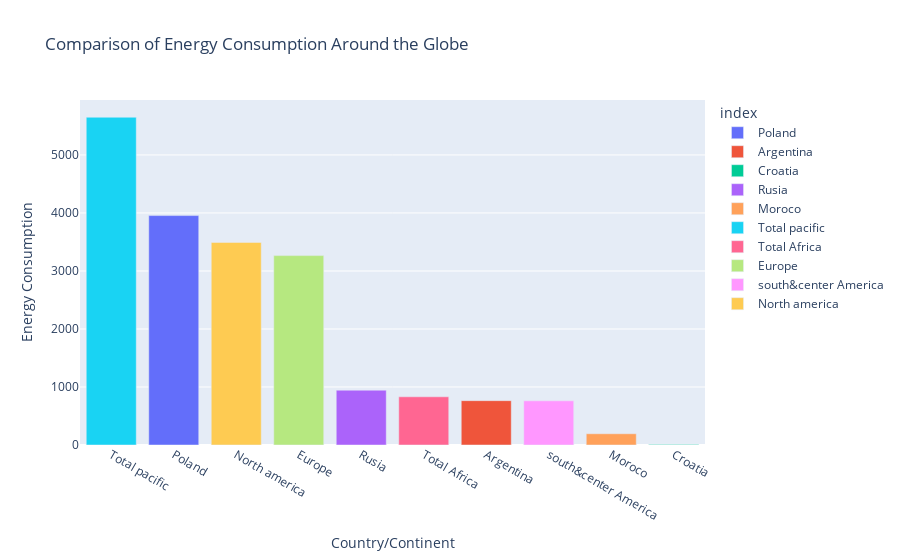

Source (notebook cell):
### Code cell
# bar plot of the data to visualise which country  Consumpes more Energy than the other 
fig=px.bar(energy, color=energy.index, title=' Comparison of Energy Consumption Around the Globe')
fig.update_layout(xaxis_title='Country/Continent',xaxis={'categoryorder':'total descending'},
yaxis_title='Energy Consumption',coloraxis_showscale=False),
fig.show()

### Figure 1 — Plotly figure (JSON) as saved in the notebook; plotly's stock layout.template omitted (floating-point values rounded to 4 significant figures)
{"data": [{"alignmentgroup": "True", "hovertemplate": "index=%{x}<br>value=%{y}<extra></extra>", "legendgroup": "Poland", "marker": {"color": "#636efa", "pattern": {"shape": ""}}, "name": "Poland", "offsetgroup": "Poland", "orientation": "v", "showlegend": true, "textposition": "auto", "type": "bar", "x": ["Poland"], "xaxis": "x", "y": [3955.0], "yaxis": "y"}, {"alignmentgroup": "True", "hovertemplate": "index=%{x}<br>value=%{y}<extra></extra>", "legendgroup": "Argentina", "marker": {"color": "#EF553B", "pattern": {"shape": ""}}, "name": "Argentina", "offsetgroup": "Argentina", "orientation": "v", "showlegend": true, "textposition": "auto", "type": "bar", "x": ["Argentina"], "xaxis": "x", "y": [764.1], "yaxis": "y"}, {"alignmentgroup": "True", "hovertemplate": "index=%{x}<br>value=%{y}<extra></extra>", "legendgroup": "Croatia", "marker": {"color": "#00cc96", "pattern": {"shape": ""}}, "name": "Croatia", "offsetgroup": "Croatia", "orientation": "v", "showlegend": true, "textposition": "auto", "type": "bar", "x": ["Croatia"], "xaxis": "x", "y": [10], "yaxis": "y"}, {"alignmentgroup": "True", "hovertemplate": "index=%{x}<br>value=%{y}<extra></extra>", "legendgroup": "Rusia", "marker": {"color": "#ab63fa", "pattern": {"shape": ""}}, "name": "Rusia", "offsetgroup": "Rusia", "orientation": "v", "showlegend": true, "textposition": "auto", "type": "bar", "x": ["Rusia"], "xaxis": "x", "y": [945.3], "yaxis": "y"}, {"alignmentgroup": "True", "hovertemplate": "index=%{x}<br>value=%{y}<extra></extra>", "legendgroup": "Moroco", "marker": {"color": "#FFA15A", "pattern": {"shape": ""}}, "name": "Moroco", "offsetgroup": "Moroco", "orientation": "v", "showlegend": true, "textposition": "auto", "type": "bar", "x": ["Moroco"], "xaxis": "x", "y": [194], "yaxis": "y"}, {"alignmentgroup": "True", "hovertemplate": "index=%{x}<br>value=%{y}<extra></extra>", "legendgroup": "Total pacific", "marker": {"color": "#19d3f3", "pattern": {"shape": ""}}, "name": "Total pacific", "offsetgroup": "Total pacific", "orientation": "v", "showlegend": true, "textposition": "auto", "type": "bar", "x": ["Total pacific"], "xaxis": "x", "y": [5650], "yaxis": "y"}, {"alignmentgroup": "True", "hovertemplate": "index=%{x}<br>value=%{y}<extra></extra>", "legendgroup": "Total Africa", "marker": {"color": "#FF6692", "pattern": {"shape": ""}}, "name": "Total Africa", "offsetgroup": "Total Africa", "orientation": "v", "showlegend": true, "textposition": "auto", "type": "bar", "x": ["Total Africa"], "xaxis": "x", "y": [831], "yaxis": "y"}, {"alignmentgroup": "True", "hovertemplate": "index=%{x}<br>value=%{y}<extra></extra>", "legendgroup": "Europe", "marker": {"color": "#B6E880", "pattern": {"shape": ""}}, "name": "Europe", "offsetgroup": "Europe", "orientation": "v", "showlegend": true, "textposition": "auto", "type": "bar", "x": ["Europe"], "xaxis": "x", "y": [3265], "yaxis": "y"}, {"alignmentgroup": "True", "hovertemplate": "index=%{x}<br>value=%{y}<extra></extra>", "legendgroup": "south&center America", "marker": {"color": "#FF97FF", "pattern": {"shape": ""}}, "name": "south&center America", "offsetgroup": "south&center America", "orientation": "v", "showlegend": true, "textposition": "auto", "type": "bar", "x": ["south&center America"], "xaxis": "x", "y": [762], "yaxis": "y"}, {"alignmentgroup": "True", "hovertemplate": "index=%{x}<br>value=%{y}<extra></extra>", "legendgroup": "North america", "marker": {"color": "#FECB52", "pattern": {"shape": ""}}, "name": "North america", "offsetgroup": "North america", "orientation": "v", "showlegend": true, "textposition": "auto", "type": "bar", "x": ["North america"], "xaxis": "x", "y": [3493], "yaxis": "y"}], "layout": {"barmode": "relative", "coloraxis": {"showscale": false}, "legend": {"title": {"text": "index"}, "tracegroupgap": 0}, "title": {"text": " Comparison of Energy Consumption Around the Globe"}, "xaxis": {"anchor": "y", "categoryarray": ["Poland", "Argentina", "Croatia", "Rusia", "Moroco", "Total pacific", "Total Africa", "Europe", "south&center America", "North america"], "categoryorder": "total descending", "domain": [0, 1], "title": {"text": "Country/Continent"}}, "yaxis": {"anchor": "x", "domain": [0, 1], "title": {"text": "Energy Consumption"}}}}
